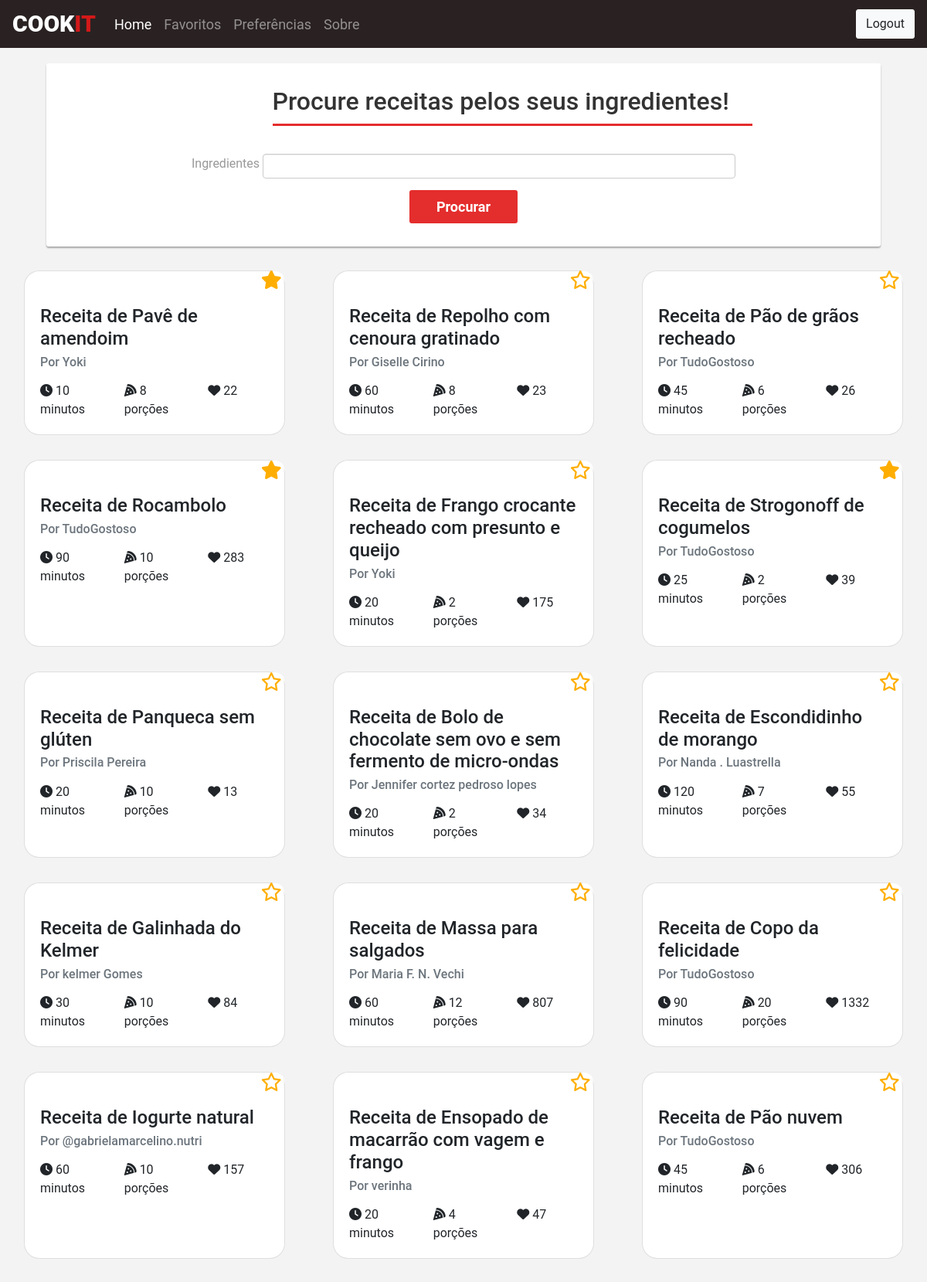
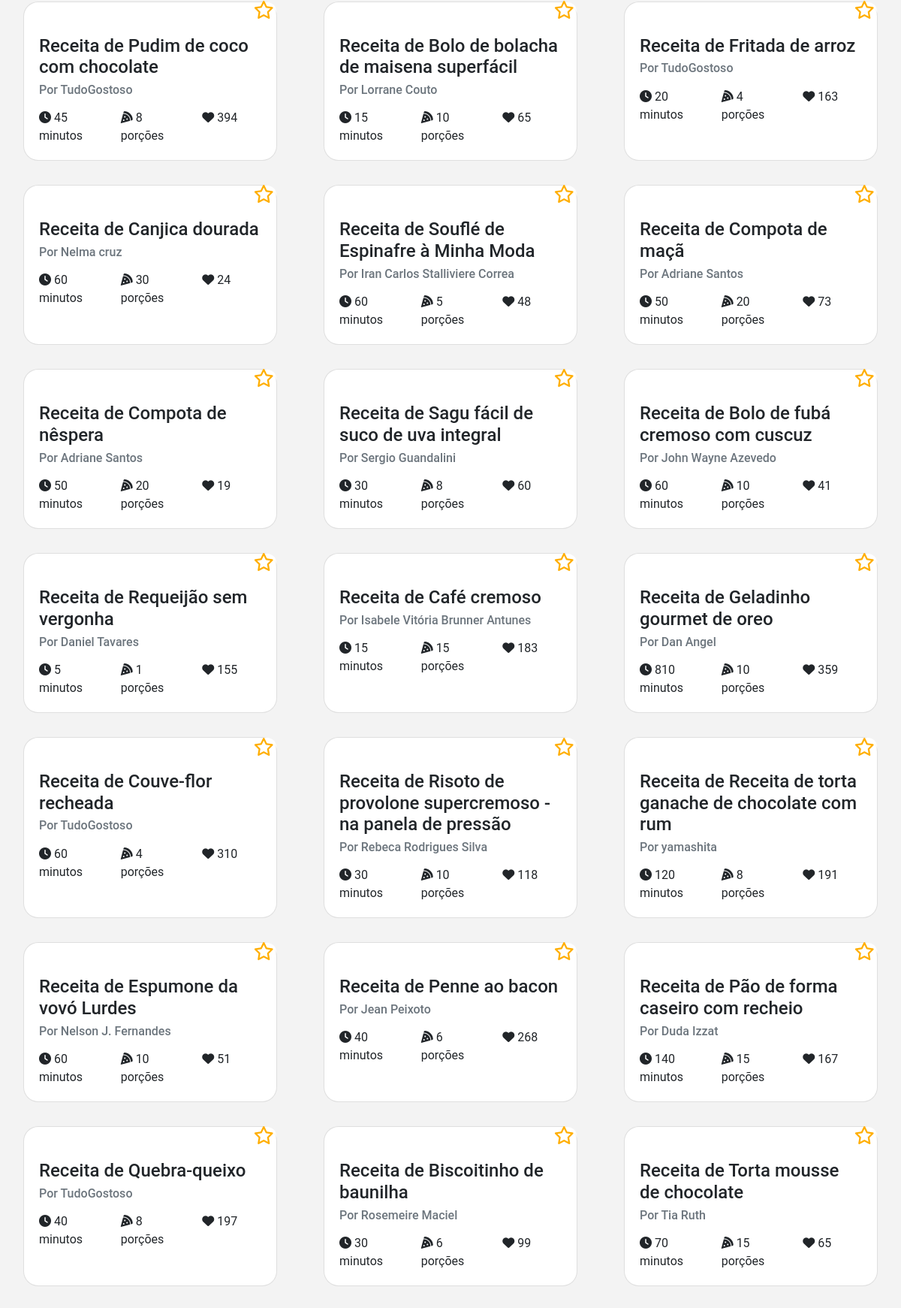
Screenshot of / (signed in, upper part) with the database file from the repository (2 pictures, top to bottom).
### models.py (models this page shows, shortened)
class Recipe(db.Model):
    id = db.Column(db.Integer, primary_key=True)
    name = db.Column(db.String(200), nullable=False)
    preptime = db.Column(db.Integer, nullable=False)
    likes = db.Column(db.Integer, nullable=False)
    portions = db.Column(db.Integer, nullable=False)
    ingredients = db.Column(db.String(2000), nullable=False)
    url = db.Column(db.String(200), nullable=False)
    imgUrl = db.Column(db.String(200), nullable=True)
    author = db.Column(db.String(200), nullable=False)

### routes.py (the view)
@app.route('/', methods=['POST', 'GET'])
def index():
    if request.method == 'POST':
        try:
            data = request.form.to_dict(flat=False)
            data = data['ingredient'][1]
            data = re.split(r"\s*,\s*", data)
            recipe = searchRecipesByList(data).all()
            recipe.sort(key=sortByLikes, reverse = True)
            rec = recipe
            favorites = list()
            recipePref = list()
            if current_user.is_authenticated:
                try:
                    favorites = Favorite.query.filter_by(user_id=current_user.id).all()
                    preferences = Preference.query.filter_by(user_id=current_user.id).first()
                    userpref = list()
                    userpref.append(re.split(r"\s*,\s*", preferences.category1))
                    userpref.append(re.split(r"\s*,\s*", preferences.category2))
                    userpref.append(re.split(r"\s*,\s*", preferences.category3))
                    userpref.append(re.split(r"\s*,\s*", preferences.category4))
                    userpref.append(re.split(r"\s*,\s*", preferences.category5))
                    print(userpref)
                    recipePref = applyPreferences(data, userpref)
                except:
                    abort(404, message="Faltou dados no form")
                return render_template("index.html", recipes = recipePref, recipespref=recipePref, favorites=favorites, method=2)
            else:
                return render_template("index.html", recipes = rec, recipespref=recipePref, favorites=favorites, method=2)
        except:
            abort(404, message="Faltou dados no form")
    else:
        recipes = Recipe.query.all()
        favorites = list()
        if current_user.is_authenticated:
            favorites = Favorite.query.filter_by(user_id=current_user.id).all()
        return render_template('index.html', recipes=recipes, favorites=favorites, method=1)

### models.py (called while the page is built)
@login_manager.user_loader
def loadUser(id):
    return User.query.get(int(id))

### templates/index.html (shortened to what this page needs)
{% extends "base.html" %}
{% block css %}
<link href="{{ url_for('static', filename='css/card-item.css') }}" rel="stylesheet">
<link href="{{ url_for('static', filename='css/tagsinput.css') }}" rel="stylesheet">
<link href="{{ url_for('static', filename='css/search.css') }}" rel="stylesheet">
{% endblock %}
{% block content %}
<div class="search-form">
    <form action="#" method="post" class="form-horizontal">
          <div class="row">
            <div class="col-8 offset-3">
                <h2>Procure receitas pelos seus ingredientes!</h2>
            </div>
          </div>
        <div class=" input-div d-inline-flex justify-content-center">
            <div class=" col-input">
                <label class="col-form-label">Ingredientes</label>
                <div class="btn-div">
                    <button type="submit" value='Submit' class="btn btn-primary btn-lg">Procurar</button>
                </div>
            </div>
        </div>
    </form>
</div>
<div class="container-fluid recipes-container" id="mydiv">
    <div class="row d-flex align-items-stretch">
        {% for row in recipes|batch(1) %}
            {% for recipe in row %}
            <div class="col-lg-4 col-md-6 recipe-col d-flex">
                <a href="{{recipe.url}}">
                <div class="card recipe-card m-3 recipe-card{{recipe.id}}" >
                    {% if current_user.is_authenticated %}
                    <div class="container card-igm-top" style="background-image: linear-gradient(to top right, rgba(255, 255, 255, 0) 0, rgba(255, 255, 255, 0), rgba(255, 255, 255, 0), rgba(255, 255, 255, 1) 85%),url({{recipe.imgUrl}});">
                        {% if current_user.is_authenticated %}
                        {% if recipe.id in favorites|map(attribute="recipe_id")%}
                        <a class="fa fa-star btn2" style="color: #ffae00" id="starbt1{{recipe.id}}"></a>
                        {% else %}
                        <a class="far fa-star btn2" style="color: #ffae00" id="starbt1{{recipe.id}}"></a>
                        {% endif %}
                        {% endif %}
                    </div>
                    {% else %}
                    <div class="card-igm-top">
                        <img class="card-igm-top recipe-image" src="{{ recipe.imgUrl }} ">
                        <a class="fa fa-star btn2" style="color: #ffae00; opacity: 0;" id="starbt1{{recipe.id}}"></a>
                    </div>
                    {% endif %}
                    <div class="card-body">
                        <h4 class="card-title">{{ recipe.name }}</h4>
                        <h6 class="card-subtitle mb-3 text-muted">Por {{ recipe.author }}</h6>
                        <div class="row mb">
                            <div class="col-sm-4">
                                <p class="card-text"> <i class="fas fa-clock"></i> {{ recipe.preptime }} minutos</p>
                            </div>
                            <div class="col-sm-4">
                                <p class="card-text"><i class="fas fa-pizza-slice"></i> {{ recipe.portions }} porções</p>
                            </div>
                            <div class="col-sm-4">
                                <p class="card-text"> <i class="fa fa-heart" aria-hidden="true"></i> {{ recipe.likes }}</p>
                            </div>
                        </div>
                    </div>
                </div>
                </a>
            </div>
            {% endfor %}
        {% endfor %}
    </div>
</div>
{% endblock %}

### static/css/card-item.css (style rules this page uses)
a { color: inherit; text-decoration: none; }
.recipe-card { border-radius: 20px; }
.recipe-col { border-radius: 20px; }
.container { border-radius: 20px; background-size: cover; }
@media screen and (min-width:992px) { .btn2 { font-size: min(calc(20px + .8vw), 2vw); } }
.btn2 { position: absolute; top: 5%; left: 95%; transform: translate(-50%, -50%); -ms-transform: translate(-50%, -50%); color: #ffae00; border: none; cursor: pointer; border-radius: 5px; border:0; background:transparent; }

### static/css/search.css (style rules this page uses)
body { background: #f3f3f3; font-family: 'Roboto', sans-serif; }
.form-control, .btn { border-radius: 3px; }
.search-form { min-width: 50%; max-width: 80%; margin: 0 auto; padding: 30px 0; }
.search-form h2 { color: #333; margin: 0 0 30px 0; display: inline-block; padding: 0 30px 10px 0; border-bottom: 3px solid #e42d2d; }
.search-form { color: #999; border-radius: 3px; margin-bottom: 15px; background: #fff; margin-top: 20px; min-width: 90%; box-shadow: 0px 2px 2px rgba(0, 0, 0, 0.3); padding: 30px; }
.col-input { flex-grow: 1; justify-content: center; }
.input-div { width: 100%; flex-direction: row; text-align: center; }
.search-form label { font-weight: normal; font-size: 16px; vertical-align: auto; text-align: right; }
.search-form .btn { font-size: 18px; font-weight: bold; background: #e42d2d; border: none; min-width: 140px; transition: 0.5s; margin-top: 15px; }

### rows the page displays
Recipe: name "Receita de Pavê de amendoim", author "Yoki", preptime "10", portions "8", likes "22"
Recipe: name "Receita de Repolho com cenoura gratinado", author "Giselle Cirino", preptime "60", portions "8", likes "23"
Recipe: name "Receita de Pão de grãos recheado", author "TudoGostoso", preptime "45", portions "6", likes "26"
Recipe: name "Receita de Rocambolo", author "TudoGostoso", preptime "90", portions "10", likes "283"
Recipe: name "Receita de Frango crocante recheado com presunto e queijo", author "Yoki", preptime "20", portions "2", likes "175"
Recipe: name "Receita de Strogonoff de cogumelos", author "TudoGostoso", preptime "25", portions "2", likes "39"
Recipe: name "Receita de Panqueca sem glúten", author "Priscila Pereira", preptime "20", portions "10", likes "13"
Recipe: name "Receita de Bolo de chocolate sem ovo e sem fermento de micro-ondas", author "Jennifer cortez pedroso lopes", preptime "20", portions "2", likes "34"
Recipe: name "Receita de Escondidinho de morango", author "Nanda . Luastrella", preptime "120", portions "7", likes "55"
Recipe: name "Receita de Galinhada do Kelmer", author "kelmer Gomes", preptime "30", portions "10", likes "84"
Recipe: name "Receita de Massa para salgados", author "Maria F. N. Vechi", preptime "60", portions "12", likes "807"
Recipe: name "Receita de Copo da felicidade", author "TudoGostoso", preptime "90", portions "20", likes "1332"
Recipe: name "Receita de Iogurte natural", author "@gabrielamarcelino.nutri", preptime "60", portions "10", likes "157"
Recipe: name "Receita de Ensopado de macarrão com vagem e frango", author "verinha", preptime "20", portions "4", likes "47"
Recipe: name "Receita de Pão nuvem", author "TudoGostoso", preptime "45", portions "6", likes "306"
Recipe: name "Receita de Pudim de coco com chocolate", author "TudoGostoso", preptime "45", portions "8", likes "394"
Recipe: name "Receita de Bolo de bolacha de maisena superfácil", author "Lorrane Couto", preptime "15", portions "10", likes "65"
Recipe: name "Receita de Fritada de arroz", author "TudoGostoso", preptime "20", portions "4", likes "163"
Recipe: name "Receita de Canjica dourada", author "Nelma cruz", preptime "60", portions "30", likes "24"
Recipe: name "Receita de Souflé de Espinafre à Minha Moda", author "Iran Carlos Stalliviere Correa", preptime "60", portions "5", likes "48"
Recipe: name "Receita de Compota de maçã", author "Adriane Santos", preptime "50", portions "20", likes "73"
Recipe: name "Receita de Compota de nêspera", author "Adriane Santos", preptime "50", portions "20", likes "19"
Recipe: name "Receita de Sagu fácil de suco de uva integral", author "Sergio Guandalini", preptime "30", portions "8", likes "60"
Recipe: name "Receita de Bolo de fubá cremoso com cuscuz", author "John Wayne Azevedo", preptime "60", portions "10", likes "41"
Recipe: name "Receita de Requeijão sem vergonha", author "Daniel Tavares", preptime "5", portions "1", likes "155"
Recipe: name "Receita de Café cremoso", author "Isabele Vitória Brunner Antunes", preptime "15", portions "15", likes "183"
Recipe: name "Receita de Geladinho gourmet de oreo", author "Dan Angel", preptime "810", portions "10", likes "359"
Recipe: name "Receita de Couve-flor recheada", author "TudoGostoso", preptime "60", portions "4", likes "310"
Recipe: name "Receita de Risoto de provolone supercremoso - na panela de pressão", author "Rebeca Rodrigues Silva", preptime "30", portions "10", likes "118"
Recipe: name "Receita de Receita de torta ganache de chocolate com rum", author "yamashita", preptime "120", portions "8", likes "191"
Recipe: name "Receita de Espumone da vovó Lurdes", author "Nelson J. Fernandes", preptime "60", portions "10", likes "51"
Recipe: name "Receita de Penne ao bacon", author "Jean Peixoto", preptime "40", portions "6", likes "268"
Recipe: name "Receita de Pão de forma caseiro com recheio", author "Duda Izzat", preptime "140", portions "15", likes "167"
Recipe: name "Receita de Quebra-queixo", author "TudoGostoso", preptime "40", portions "8", likes "197"
Recipe: name "Receita de Biscoitinho de baunilha", author "Rosemeire Maciel", preptime "30", portions "6", likes "99"
Recipe: name "Receita de Torta mousse de chocolate", author "Tia Ruth", preptime "70", portions "15", likes "65"
